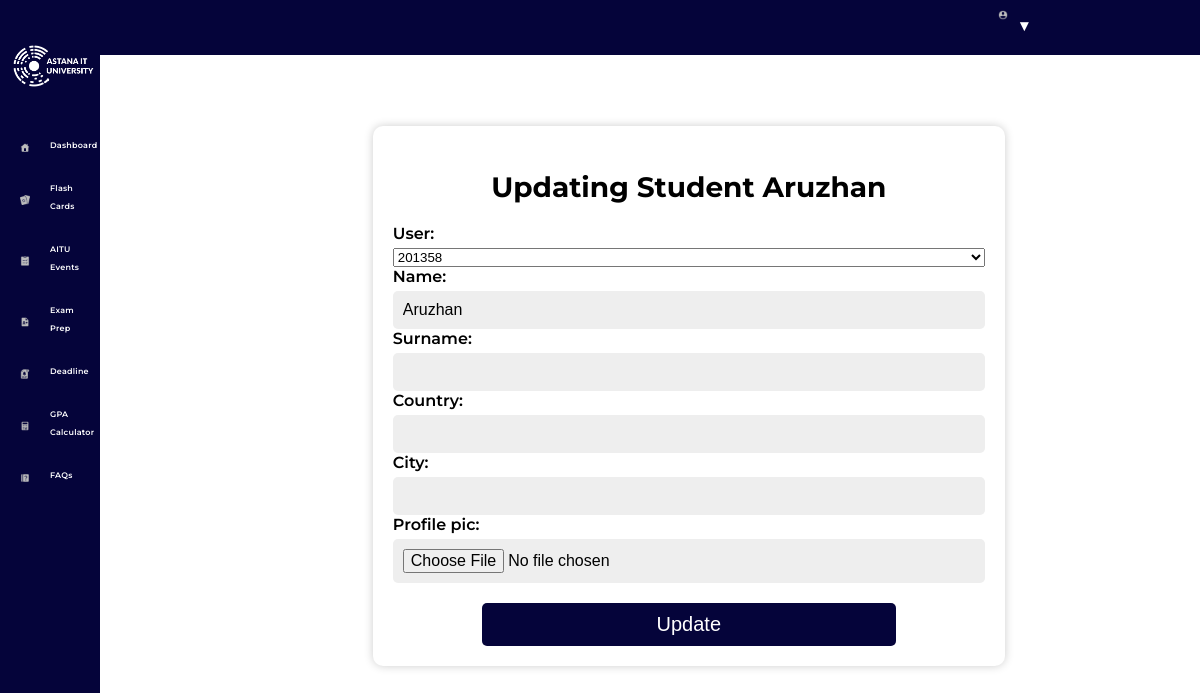
/update_student/2, run on an earlier commit of the app's database.
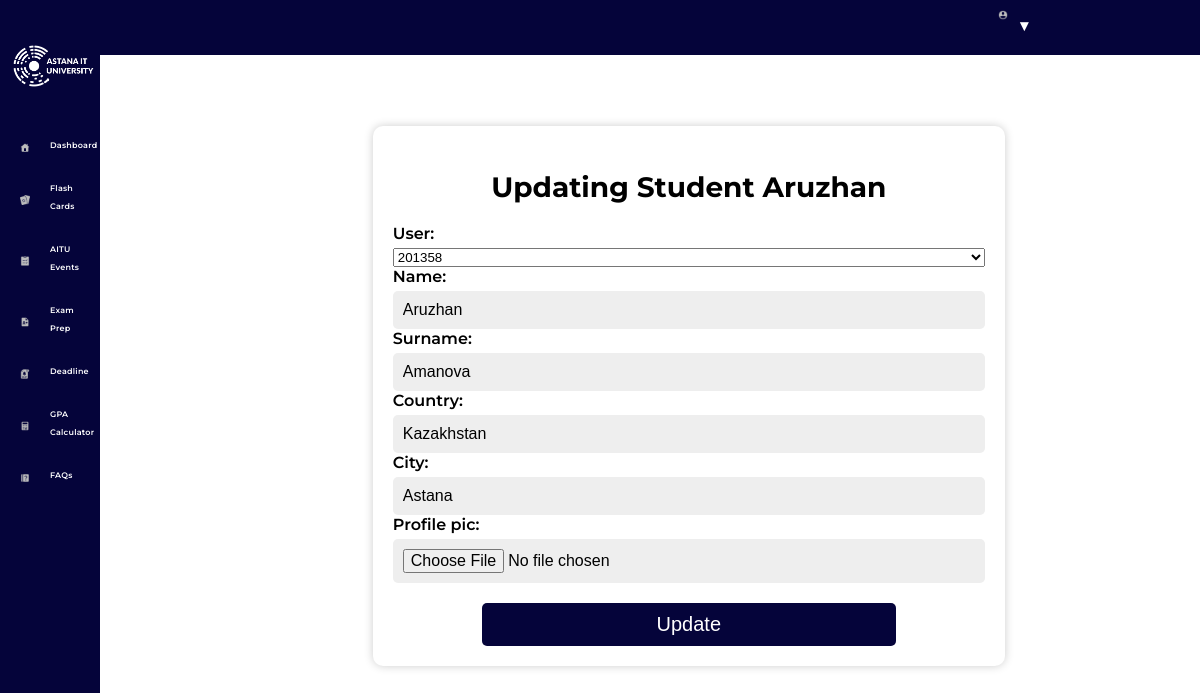
And on a later commit of the database.
### events/models.py (models this page shows)
class Student(models.Model):
	user = models.OneToOneField(User, null = True, on_delete=models.CASCADE)
	name = models.CharField('Name' ,max_length = 120)
	surname = models.CharField('Surname' ,null = True,max_length = 120)
	country = models.CharField('Country' ,null = True,max_length = 120)
	city  = models.CharField('City' ,null = True,max_length = 120)
	profile_pic = models.ImageField(default = "profile1.png",null = True, blank = True, upload_to = "profile/")
	def __str__(self):
		return self.name

### events/views.py (the view)
# urls.py: path('update_student/<str:pk>',views.updateStudent, name = "updatestudent"),
def updateStudent(request, pk):
	st = Student.objects.get(id = pk)
	form = StudentForm(instance =st);
	if request.method == 'POST':
		form = StudentForm(request.POST, instance = st)
		if form.is_valid():
			form.save()
			return redirect('deadline')
	context = {'form' : form , 'item' : st}
	return render(request, 'adminpanel/update_student.html',context)

### events/forms.py
class StudentForm(ModelForm):
	class Meta:
		model = Student
		fields = '__all__'

### events/templates/adminpanel/update_student.html (shortened to what this page needs)
{% extends 'base.html' %}
{% load static %}
  {% block content %}
  <section class="base">
     <div class="form-wrapper">
        <h2>Updating Student {{item}}</h2>
        <form action = "" method = POST enctype="multipart/form-data">
            {{form}}
          <button type="submit" class="btn" >Update</button>
        </form>
      </div>
</section>
  {% endblock %}

What changed in the data, as far as the page shows it:
changed Student "Aruzhan": surname (not shown) → "Amanova"; country (not shown) → "Kazakhstan"; city (not shown) → "Astana"
